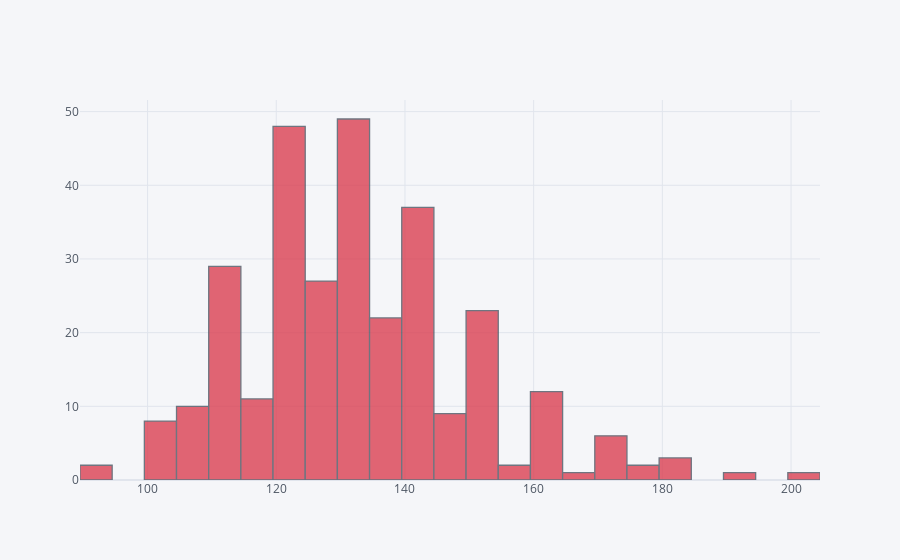

The code cell stored with this chart in its notebook:
### Markdown cell above
## Visualising the resting blood pressure (in mm Hg on admission to the hospital)

### Code cell
df['trestbps'].iplot(kind='hist',bins=40,color='red')

### Figure 1 — Plotly figure (JSON) as saved in the notebook; plotly's stock layout.template omitted (floating-point values rounded to 4 significant figures; data arrays with more than 128 entries replaced by an {"elided": "..."} marker saying what was removed)
{"data": [{"histfunc": "count", "histnorm": "", "marker": {"color": "rgba(219, 64, 82, 1.0)", "line": {"color": "#4D5663", "width": 1.3}}, "name": "trestbps", "nbinsx": 40, "opacity": 0.8, "orientation": "v", "type": "histogram", "x": {"elided": "303 int values"}}], "layout": {"barmode": "overlay", "legend": {"bgcolor": "#F5F6F9", "font": {"color": "#4D5663"}}, "paper_bgcolor": "#F5F6F9", "plot_bgcolor": "#F5F6F9", "title": {"font": {"color": "#4D5663"}}, "xaxis": {"gridcolor": "#E1E5ED", "showgrid": true, "tickfont": {"color": "#4D5663"}, "title": {"font": {"color": "#4D5663"}, "text": ""}, "zerolinecolor": "#E1E5ED"}, "yaxis": {"gridcolor": "#E1E5ED", "showgrid": true, "tickfont": {"color": "#4D5663"}, "title": {"font": {"color": "#4D5663"}, "text": ""}, "zerolinecolor": "#E1E5ED"}}}
